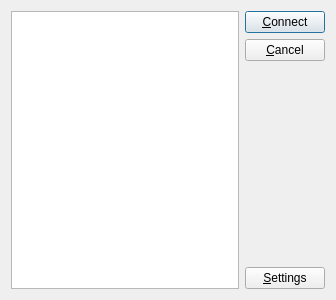
<?xml version="1.0" encoding="UTF-8"?>
<ui version="4.0">
 <class>ConnectWindow</class>
 <widget class="QDialog" name="ConnectWindow">
  <property name="windowModality">
   <enum>Qt::ApplicationModal</enum>
  </property>
  <property name="geometry">
   <rect>
    <x>0</x>
    <y>0</y>
    <width>336</width>
    <height>300</height>
   </rect>
  </property>
  <property name="windowTitle">
   <string>RAT - Connect</string>
  </property>
  <layout class="QHBoxLayout" name="horizontalLayout">
   <item>
    <widget class="QListWidget" name="listWidget_Profiles">
     <property name="editTriggers">
      <set>QAbstractItemView::NoEditTriggers</set>
     </property>
    </widget>
   </item>
   <item>
    <layout class="QVBoxLayout" name="verticalLayout">
     <item>
      <widget class="QPushButton" name="pushButton_Connect">
       <property name="toolTip">
        <string>Connect to the selected profile</string>
       </property>
       <property name="text">
        <string>&amp;Connect</string>
       </property>
      </widget>
     </item>
     <item>
      <widget class="QPushButton" name="pushButton_Close">
       <property name="toolTip">
        <string>Close without connecting</string>
       </property>
       <property name="text">
        <string>&amp;Cancel</string>
       </property>
      </widget>
     </item>
     <item>
      <spacer name="verticalSpacer">
       <property name="orientation">
        <enum>Qt::Vertical</enum>
       </property>
       <property name="sizeHint" stdset="0">
        <size>
         <width>20</width>
         <height>40</height>
        </size>
       </property>
      </spacer>
     </item>
     <item>
      <widget class="QPushButton" name="pushButton_Settings">
       <property name="text">
        <string>&amp;Settings</string>
       </property>
      </widget>
     </item>
    </layout>
   </item>
  </layout>
 </widget>
 <resources/>
 <connections>
  <connection>
   <sender>pushButton_Close</sender>
   <signal>clicked()</signal>
   <receiver>ConnectWindow</receiver>
   <slot>reject()</slot>
   <hints>
    <hint type="sourcelabel">
     <x>263</x>
     <y>55</y>
    </hint>
    <hint type="destinationlabel">
     <x>250</x>
     <y>106</y>
    </hint>
   </hints>
  </connection>
  <connection>
   <sender>listWidget_Profiles</sender>
   <signal>doubleClicked(QModelIndex)</signal>
   <receiver>pushButton_Connect</receiver>
   <slot>click()</slot>
   <hints>
    <hint type="sourcelabel">
     <x>121</x>
     <y>149</y>
    </hint>
    <hint type="destinationlabel">
     <x>283</x>
     <y>23</y>
    </hint>
   </hints>
  </connection>
 </connections>
</ui>
